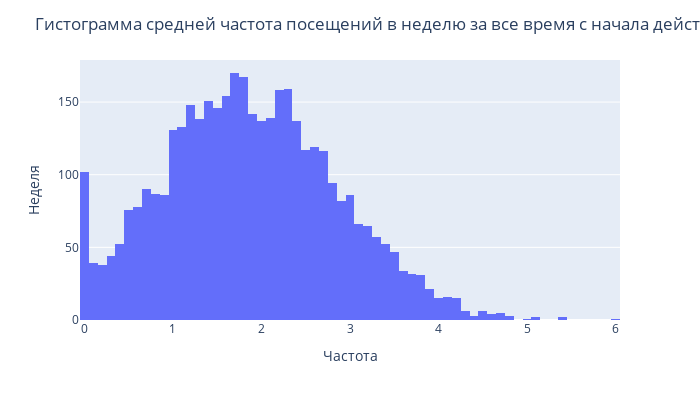

The cell this chart's notebook holds for it:
### Code cell
# гистограмма средняя частота посещений в неделю за все время с начала действия абонемента
chart(px.histogram(df, x="avg_class_frequency_total"),
      'Гистограмма средней частота посещений в неделю за все время с начала действия абонемента',
      'Неделя',
      'Частота')

### Figure 1 — Plotly figure (JSON) as saved in the notebook; plotly's stock layout.template omitted (floating-point values rounded to 4 significant figures; data arrays with more than 128 entries replaced by an {"elided": "..."} marker saying what was removed)
{"data": [{"alignmentgroup": "True", "bingroup": "x", "hovertemplate": "avg_class_frequency_total=%{x}<br>count=%{y}<extra></extra>", "legendgroup": "", "marker": {"color": "#636efa", "pattern": {"shape": ""}}, "name": "", "offsetgroup": "", "orientation": "v", "showlegend": false, "type": "histogram", "x": {"elided": "4000 float values"}, "xaxis": "x", "yaxis": "y"}], "layout": {"barmode": "relative", "height": 400, "legend": {"tracegroupgap": 0}, "margin": {"t": 60}, "title": {"text": "Гистограмма средней частота посещений в неделю за все время с начала действия абонемента"}, "width": 700, "xaxis": {"anchor": "y", "domain": [0, 1], "title": {"text": "Частота"}}, "yaxis": {"anchor": "x", "domain": [0, 1], "title": {"text": "Неделя"}}}}
